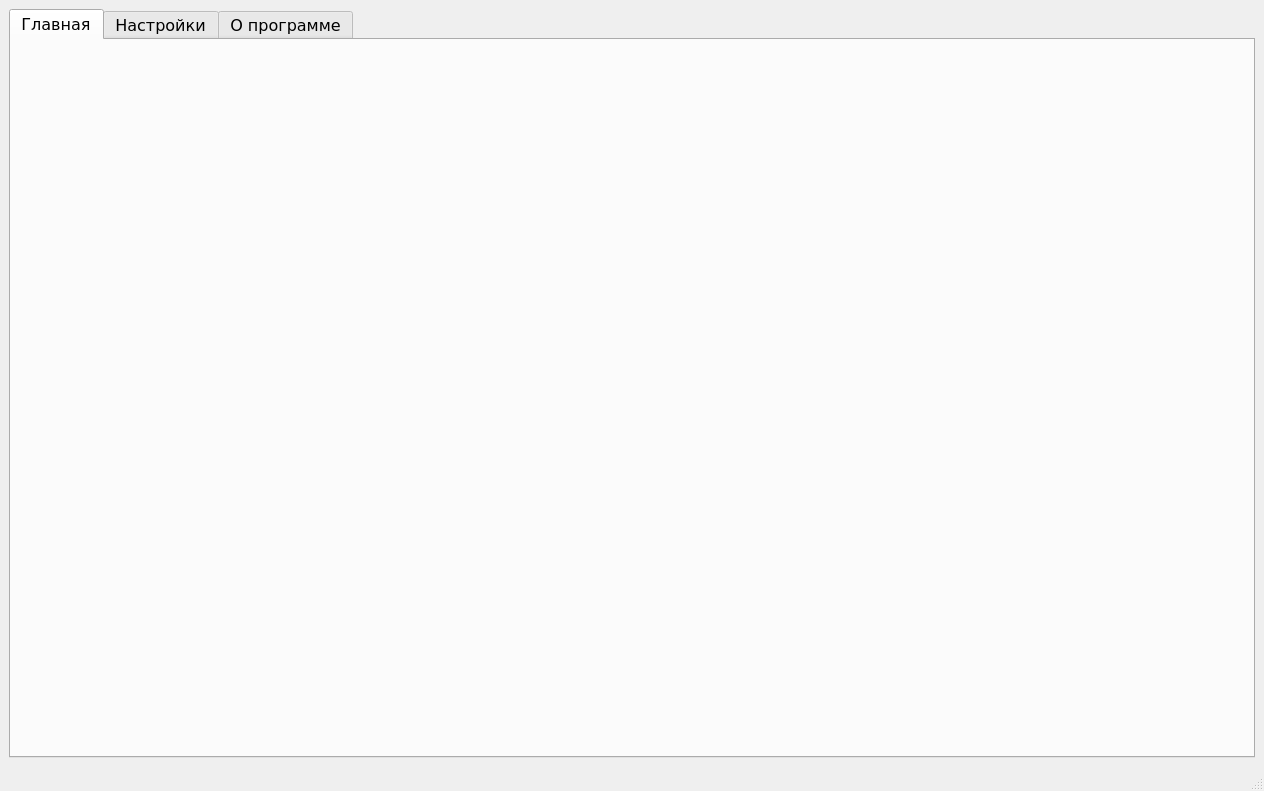
<?xml version="1.0" encoding="UTF-8"?>
<ui version="4.0">
 <class>MainWindow</class>
 <widget class="QMainWindow" name="MainWindow">
  <property name="geometry">
   <rect>
    <x>0</x>
    <y>0</y>
    <width>1264</width>
    <height>791</height>
   </rect>
  </property>
  <property name="font">
   <font>
    <family>Verdana</family>
    <pointsize>12</pointsize>
   </font>
  </property>
  <property name="windowTitle">
   <string>MainWindow</string>
  </property>
  <widget class="QWidget" name="centralwidget">
   <layout class="QVBoxLayout" name="verticalLayout">
    <item>
     <widget class="QTabWidget" name="tabWidget">
      <property name="currentIndex">
       <number>0</number>
      </property>
      <widget class="QWidget" name="General">
       <attribute name="title">
        <string>Главная</string>
       </attribute>
      </widget>
      <widget class="QWidget" name="Settings">
       <attribute name="title">
        <string>Настройки</string>
       </attribute>
       <widget class="QGroupBox" name="groupBox">
        <property name="geometry">
         <rect>
          <x>20</x>
          <y>250</y>
          <width>871</width>
          <height>211</height>
         </rect>
        </property>
        <property name="title">
         <string>Номерные ёмкости</string>
        </property>
        <widget class="QLabel" name="label_2">
         <property name="geometry">
          <rect>
           <x>10</x>
           <y>60</y>
           <width>161</width>
           <height>21</height>
          </rect>
         </property>
         <property name="text">
          <string>Ссылка для скачивания</string>
         </property>
        </widget>
        <widget class="QLabel" name="label">
         <property name="geometry">
          <rect>
           <x>10</x>
           <y>100</y>
           <width>211</width>
           <height>31</height>
          </rect>
         </property>
         <property name="text">
          <string>Проверять обновления каждые</string>
         </property>
        </widget>
        <widget class="QComboBox" name="CB_interval_Upd_NE">
         <property name="geometry">
          <rect>
           <x>240</x>
           <y>110</y>
           <width>171</width>
           <height>22</height>
          </rect>
         </property>
         <item>
          <property name="text">
           <string>7 дней</string>
          </property>
         </item>
         <item>
          <property name="text">
           <string>30 дней</string>
          </property>
         </item>
         <item>
          <property name="text">
           <string>90 дней</string>
          </property>
         </item>
         <item>
          <property name="text">
           <string>180 дней</string>
          </property>
         </item>
        </widget>
        <widget class="QLineEdit" name="LE_Link_Download_Upd">
         <property name="geometry">
          <rect>
           <x>180</x>
           <y>60</y>
           <width>551</width>
           <height>20</height>
          </rect>
         </property>
        </widget>
        <widget class="QLabel" name="label_3">
         <property name="geometry">
          <rect>
           <x>20</x>
           <y>30</y>
           <width>291</width>
           <height>21</height>
          </rect>
         </property>
         <property name="text">
          <string>Новые номерные ёмкости скачивать </string>
         </property>
        </widget>
        <widget class="QComboBox" name="CB_Mode_Upd_NE">
         <property name="geometry">
          <rect>
           <x>320</x>
           <y>30</y>
           <width>251</width>
           <height>22</height>
          </rect>
         </property>
         <item>
          <property name="text">
           <string>Автоматически</string>
          </property>
         </item>
         <item>
          <property name="text">
           <string>Спрашивать пользователя</string>
          </property>
         </item>
        </widget>
        <widget class="QToolButton" name="BTN_reset_Link_Download_Upd">
         <property name="geometry">
          <rect>
           <x>770</x>
           <y>60</y>
           <width>51</width>
           <height>21</height>
          </rect>
         </property>
         <property name="text">
          <string>...</string>
         </property>
        </widget>
        <widget class="QPushButton" name="BTN_Upd_Now_NE">
         <property name="geometry">
          <rect>
           <x>20</x>
           <y>150</y>
           <width>181</width>
           <height>21</height>
          </rect>
         </property>
         <property name="text">
          <string>Обновить сейчас</string>
         </property>
        </widget>
        <widget class="QLabel" name="LABEL_Actuality_Version_NE">
         <property name="geometry">
          <rect>
           <x>220</x>
           <y>160</y>
           <width>321</width>
           <height>21</height>
          </rect>
         </property>
         <property name="text">
          <string>Вы используете актуальные номерные ёмкости</string>
         </property>
        </widget>
       </widget>
       <widget class="QGroupBox" name="groupBox_2">
        <property name="geometry">
         <rect>
          <x>10</x>
          <y>20</y>
          <width>801</width>
          <height>181</height>
         </rect>
        </property>
        <property name="title">
         <string>Обновления программы</string>
        </property>
        <widget class="QLabel" name="label_4">
         <property name="geometry">
          <rect>
           <x>10</x>
           <y>30</y>
           <width>211</width>
           <height>31</height>
          </rect>
         </property>
         <property name="text">
          <string>Проверять обновления каждые</string>
         </property>
        </widget>
        <widget class="QComboBox" name="CB_interval_Upd_PO">
         <property name="geometry">
          <rect>
           <x>220</x>
           <y>40</y>
           <width>171</width>
           <height>22</height>
          </rect>
         </property>
         <item>
          <property name="text">
           <string>30 дней</string>
          </property>
         </item>
         <item>
          <property name="text">
           <string>90 дней</string>
          </property>
         </item>
         <item>
          <property name="text">
           <string>180 дней</string>
          </property>
         </item>
        </widget>
        <widget class="QLabel" name="label_5">
         <property name="geometry">
          <rect>
           <x>10</x>
           <y>70</y>
           <width>181</width>
           <height>21</height>
          </rect>
         </property>
         <property name="text">
          <string>Скачивать обновления</string>
         </property>
        </widget>
        <widget class="QComboBox" name="CB_Mode_Upd_PO">
         <property name="geometry">
          <rect>
           <x>180</x>
           <y>70</y>
           <width>251</width>
           <height>22</height>
          </rect>
         </property>
         <item>
          <property name="text">
           <string>Автоматически</string>
          </property>
         </item>
         <item>
          <property name="text">
           <string>Спрашивать пользователя</string>
          </property>
         </item>
        </widget>
        <widget class="QPushButton" name="BTN_Upd_Now_PO">
         <property name="geometry">
          <rect>
           <x>10</x>
           <y>110</y>
           <width>181</width>
           <height>21</height>
          </rect>
         </property>
         <property name="text">
          <string>Обновить сейчас</string>
         </property>
        </widget>
        <widget class="QLabel" name="LABEL_Actuality_Version_PO">
         <property name="geometry">
          <rect>
           <x>210</x>
           <y>110</y>
           <width>231</width>
           <height>21</height>
          </rect>
         </property>
         <property name="text">
          <string>Вы используете актуальную версию</string>
         </property>
        </widget>
       </widget>
      </widget>
      <widget class="QWidget" name="About">
       <attribute name="title">
        <string>О программе</string>
       </attribute>
       <widget class="QLabel" name="label_6">
        <property name="geometry">
         <rect>
          <x>20</x>
          <y>20</y>
          <width>61</width>
          <height>21</height>
         </rect>
        </property>
        <property name="text">
         <string>Версия:</string>
        </property>
       </widget>
       <widget class="QLabel" name="label_7">
        <property name="geometry">
         <rect>
          <x>90</x>
          <y>30</y>
          <width>35</width>
          <height>10</height>
         </rect>
        </property>
        <property name="text">
         <string>1.0</string>
        </property>
       </widget>
       <widget class="QLabel" name="label_8">
        <property name="geometry">
         <rect>
          <x>140</x>
          <y>30</y>
          <width>131</width>
          <height>16</height>
         </rect>
        </property>
        <property name="text">
         <string>(последняя)</string>
        </property>
       </widget>
      </widget>
     </widget>
    </item>
   </layout>
  </widget>
  <widget class="QMenuBar" name="menubar">
   <property name="geometry">
    <rect>
     <x>0</x>
     <y>0</y>
     <width>1264</width>
     <height>18</height>
    </rect>
   </property>
  </widget>
  <widget class="QStatusBar" name="statusbar"/>
 </widget>
 <resources/>
 <connections/>
</ui>
